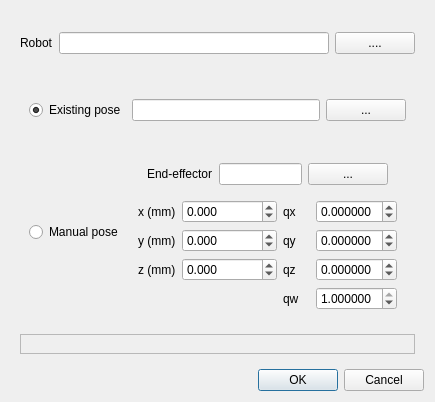
<?xml version="1.0" encoding="UTF-8"?>
<ui version="4.0">
 <class>dialog</class>
 <widget class="QDialog" name="dialog">
  <property name="geometry">
   <rect>
    <x>0</x>
    <y>0</y>
    <width>435</width>
    <height>402</height>
   </rect>
  </property>
  <property name="windowTitle">
   <string>Dialog</string>
  </property>
  <layout class="QVBoxLayout" name="verticalLayout">
   <item>
    <widget class="QWidget" name="robot_widget" native="true">
     <layout class="QHBoxLayout" name="horizontalLayout">
      <item>
       <widget class="QLabel" name="robot_label">
        <property name="text">
         <string>Robot</string>
        </property>
       </widget>
      </item>
      <item>
       <widget class="QLineEdit" name="robot_line_edit"/>
      </item>
      <item>
       <widget class="QPushButton" name="robot_push_button">
        <property name="text">
         <string>....</string>
        </property>
       </widget>
      </item>
     </layout>
    </widget>
   </item>
   <item>
    <widget class="QWidget" name="placement_widget" native="true">
     <layout class="QVBoxLayout" name="verticalLayout_2">
      <item>
       <widget class="QWidget" name="existing_pose_widget" native="true">
        <layout class="QHBoxLayout" name="horizontalLayout_2">
         <item>
          <widget class="QRadioButton" name="existing_pose_radio_button">
           <property name="text">
            <string>Existing pose</string>
           </property>
           <property name="checked">
            <bool>true</bool>
           </property>
          </widget>
         </item>
         <item>
          <widget class="QLineEdit" name="existing_pose_line_edit"/>
         </item>
         <item>
          <widget class="QPushButton" name="existing_pose_push_button">
           <property name="text">
            <string>...</string>
           </property>
          </widget>
         </item>
        </layout>
       </widget>
      </item>
      <item>
       <widget class="QWidget" name="manual_pose_widget" native="true">
        <layout class="QHBoxLayout" name="horizontalLayout_3">
         <item>
          <widget class="QRadioButton" name="manual_pose_radio_button">
           <property name="text">
            <string>Manual pose</string>
           </property>
          </widget>
         </item>
         <item>
          <widget class="QWidget" name="placement_and_endeffector_widget" native="true">
           <layout class="QVBoxLayout" name="verticalLayout_3">
            <item>
             <widget class="QWidget" name="endeffector_widget" native="true">
              <layout class="QHBoxLayout" name="horizontalLayout_4">
               <item>
                <widget class="QLabel" name="endeffector_label">
                 <property name="text">
                  <string>End-effector</string>
                 </property>
                </widget>
               </item>
               <item>
                <widget class="QLineEdit" name="endeffector_line_edit"/>
               </item>
               <item>
                <widget class="QPushButton" name="endeffector_push_button">
                 <property name="text">
                  <string>...</string>
                 </property>
                </widget>
               </item>
              </layout>
             </widget>
            </item>
            <item>
             <layout class="QGridLayout" name="placement_grid_layout">
              <item row="2" column="2">
               <widget class="QLabel" name="qz_label">
                <property name="text">
                 <string>qz</string>
                </property>
               </widget>
              </item>
              <item row="0" column="2">
               <widget class="QLabel" name="qx_label">
                <property name="text">
                 <string>qx</string>
                </property>
               </widget>
              </item>
              <item row="1" column="2">
               <widget class="QLabel" name="qy_label">
                <property name="text">
                 <string>qy</string>
                </property>
               </widget>
              </item>
              <item row="1" column="0">
               <widget class="QLabel" name="y_label">
                <property name="text">
                 <string>y (mm)</string>
                </property>
               </widget>
              </item>
              <item row="2" column="1">
               <widget class="QDoubleSpinBox" name="z_spinbox">
                <property name="decimals">
                 <number>3</number>
                </property>
                <property name="minimum">
                 <double>-1000000.000000000000000</double>
                </property>
                <property name="maximum">
                 <double>1000000.000000000000000</double>
                </property>
                <property name="singleStep">
                 <double>0.000000000000000</double>
                </property>
               </widget>
              </item>
              <item row="0" column="0">
               <widget class="QLabel" name="x_label">
                <property name="text">
                 <string>x (mm)</string>
                </property>
               </widget>
              </item>
              <item row="1" column="1">
               <widget class="QDoubleSpinBox" name="y_spinbox">
                <property name="decimals">
                 <number>3</number>
                </property>
                <property name="minimum">
                 <double>-1000000.000000000000000</double>
                </property>
                <property name="maximum">
                 <double>1000000.000000000000000</double>
                </property>
               </widget>
              </item>
              <item row="3" column="2">
               <widget class="QLabel" name="qw_label">
                <property name="text">
                 <string>qw</string>
                </property>
               </widget>
              </item>
              <item row="0" column="1">
               <widget class="QDoubleSpinBox" name="x_spinbox">
                <property name="decimals">
                 <number>3</number>
                </property>
                <property name="minimum">
                 <double>-1000000.000000000000000</double>
                </property>
                <property name="maximum">
                 <double>1000000.000000000000000</double>
                </property>
               </widget>
              </item>
              <item row="2" column="0">
               <widget class="QLabel" name="z_label">
                <property name="text">
                 <string>z (mm)</string>
                </property>
               </widget>
              </item>
              <item row="0" column="3">
               <widget class="QDoubleSpinBox" name="qx_spinbox">
                <property name="decimals">
                 <number>6</number>
                </property>
                <property name="minimum">
                 <double>-1.000000000000000</double>
                </property>
                <property name="maximum">
                 <double>1.000000000000000</double>
                </property>
                <property name="singleStep">
                 <double>0.100000000000000</double>
                </property>
               </widget>
              </item>
              <item row="1" column="3">
               <widget class="QDoubleSpinBox" name="qy_spinbox">
                <property name="decimals">
                 <number>6</number>
                </property>
                <property name="minimum">
                 <double>-1.000000000000000</double>
                </property>
                <property name="maximum">
                 <double>1.000000000000000</double>
                </property>
                <property name="singleStep">
                 <double>0.100000000000000</double>
                </property>
               </widget>
              </item>
              <item row="2" column="3">
               <widget class="QDoubleSpinBox" name="qz_spinbox">
                <property name="decimals">
                 <number>6</number>
                </property>
                <property name="minimum">
                 <double>-1.000000000000000</double>
                </property>
                <property name="maximum">
                 <double>1.000000000000000</double>
                </property>
                <property name="singleStep">
                 <double>0.100000000000000</double>
                </property>
               </widget>
              </item>
              <item row="3" column="3">
               <widget class="QDoubleSpinBox" name="qw_spinbox">
                <property name="decimals">
                 <number>6</number>
                </property>
                <property name="minimum">
                 <double>-1.000000000000000</double>
                </property>
                <property name="maximum">
                 <double>1.000000000000000</double>
                </property>
                <property name="singleStep">
                 <double>0.100000000000000</double>
                </property>
                <property name="value">
                 <double>1.000000000000000</double>
                </property>
               </widget>
              </item>
             </layout>
            </item>
           </layout>
          </widget>
         </item>
        </layout>
       </widget>
      </item>
      <item>
       <widget class="QFrame" name="fixed_joints_frame">
        <property name="frameShape">
         <enum>QFrame::StyledPanel</enum>
        </property>
        <property name="frameShadow">
         <enum>QFrame::Raised</enum>
        </property>
        <layout class="QVBoxLayout" name="verticalLayout_4">
         <item>
          <layout class="QGridLayout" name="fixed_joints_grid_layout"/>
         </item>
        </layout>
       </widget>
      </item>
     </layout>
    </widget>
   </item>
   <item>
    <widget class="QDialogButtonBox" name="button_box">
     <property name="orientation">
      <enum>Qt::Horizontal</enum>
     </property>
     <property name="standardButtons">
      <set>QDialogButtonBox::Cancel|QDialogButtonBox::Ok</set>
     </property>
    </widget>
   </item>
  </layout>
 </widget>
 <resources/>
 <connections>
  <connection>
   <sender>button_box</sender>
   <signal>accepted()</signal>
   <receiver>dialog</receiver>
   <slot>accept()</slot>
   <hints>
    <hint type="sourcelabel">
     <x>248</x>
     <y>254</y>
    </hint>
    <hint type="destinationlabel">
     <x>157</x>
     <y>274</y>
    </hint>
   </hints>
  </connection>
  <connection>
   <sender>button_box</sender>
   <signal>rejected()</signal>
   <receiver>dialog</receiver>
   <slot>reject()</slot>
   <hints>
    <hint type="sourcelabel">
     <x>316</x>
     <y>260</y>
    </hint>
    <hint type="destinationlabel">
     <x>286</x>
     <y>274</y>
    </hint>
   </hints>
  </connection>
 </connections>
</ui>
